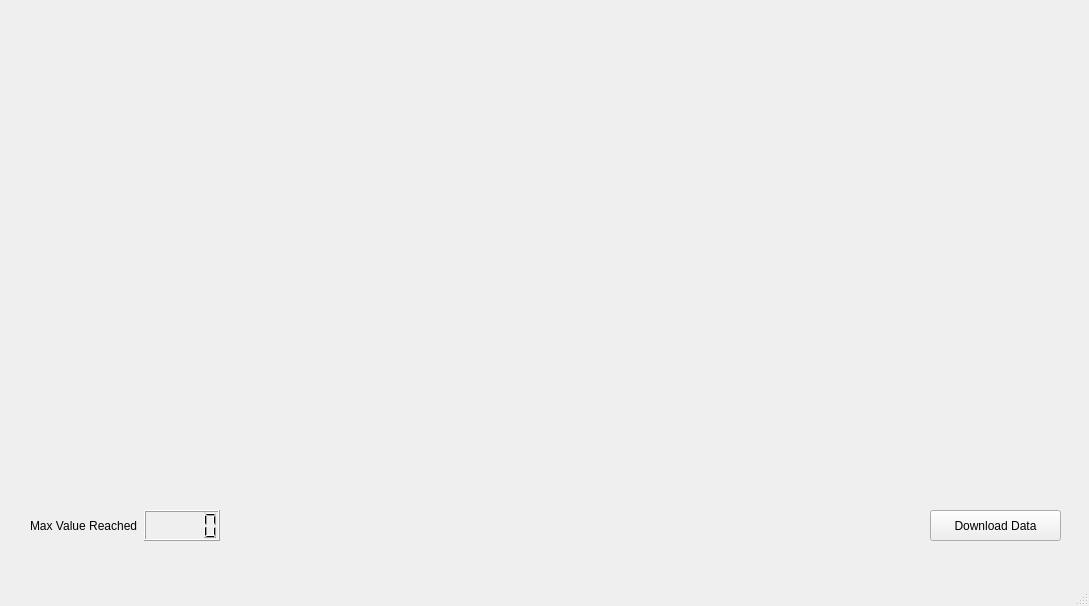
<?xml version="1.0" encoding="UTF-8"?>
<ui version="4.0">
 <class>MainWindow</class>
 <widget class="QMainWindow" name="MainWindow">
  <property name="geometry">
   <rect>
    <x>0</x>
    <y>0</y>
    <width>1089</width>
    <height>606</height>
   </rect>
  </property>
  <property name="windowTitle">
   <string>Central Drive Estimation</string>
  </property>
  <widget class="QWidget" name="centralwidget">
   <widget class="QWidget" name="verticalLayoutWidget">
    <property name="geometry">
     <rect>
      <x>30</x>
      <y>20</y>
      <width>1031</width>
      <height>481</height>
     </rect>
    </property>
    <layout class="QVBoxLayout" name="verticalLayout"/>
   </widget>
   <widget class="QPushButton" name="download_pb">
    <property name="geometry">
     <rect>
      <x>930</x>
      <y>510</y>
      <width>131</width>
      <height>31</height>
     </rect>
    </property>
    <property name="text">
     <string>Download Data</string>
    </property>
   </widget>
   <widget class="QWidget" name="TorquePlot" native="true">
    <property name="geometry">
     <rect>
      <x>30</x>
      <y>30</y>
      <width>1029</width>
      <height>461</height>
     </rect>
    </property>
    <layout class="QHBoxLayout" name="horizontalLayout"/>
   </widget>
   <widget class="QWidget" name="horizontalLayoutWidget">
    <property name="geometry">
     <rect>
      <x>30</x>
      <y>510</y>
      <width>190</width>
      <height>31</height>
     </rect>
    </property>
    <layout class="QHBoxLayout" name="horizontalLayout_2">
     <item>
      <widget class="QLabel" name="label">
       <property name="text">
        <string>Max Value Reached</string>
       </property>
      </widget>
     </item>
     <item>
      <widget class="QLCDNumber" name="maxVal_lcd"/>
     </item>
    </layout>
   </widget>
  </widget>
  <widget class="QMenuBar" name="menubar">
   <property name="geometry">
    <rect>
     <x>0</x>
     <y>0</y>
     <width>1089</width>
     <height>26</height>
    </rect>
   </property>
  </widget>
  <widget class="QStatusBar" name="statusbar"/>
 </widget>
 <resources/>
 <connections/>
</ui>
